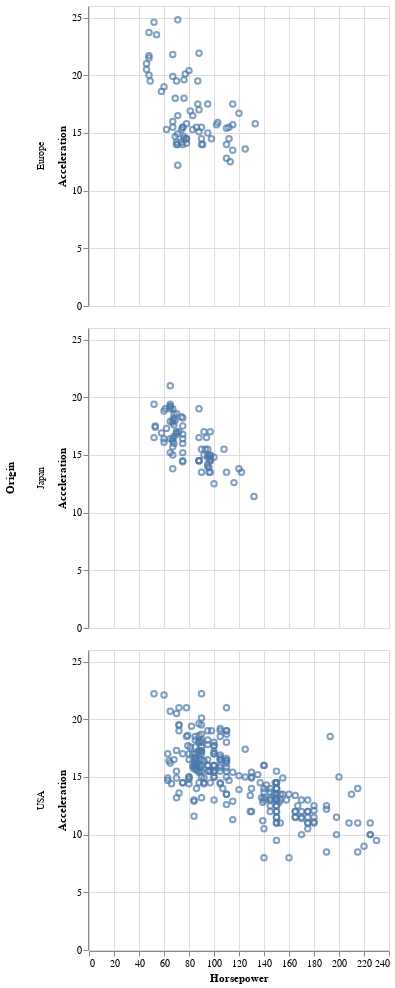

The code cell stored with this chart in its notebook:
### Markdown cell above
The `column` and `row` channels allow you to create a grid of separate sub-charts, with common axes:

### Code cell
alt.Chart(cars).mark_point().encode(
    x='Horsepower',
    y='Acceleration',
    row='Origin'
).configure_cell(width=300, height=150)

### Figure 1 — Vega-Lite specification as saved in the notebook (floating-point values rounded to 4 significant figures; data arrays with more than 128 entries replaced by an {"elided": "..."} marker saying what was removed)
{"$schema": "https://vega.github.io/schema/vega-lite/v1.2.1.json", "config": {"cell": {"height": 150, "width": 300}}, "data": {"values": {"elided": "406 records"}}, "encoding": {"row": {"field": "Origin", "type": "nominal"}, "x": {"field": "Horsepower", "type": "quantitative"}, "y": {"field": "Acceleration", "type": "quantitative"}}, "mark": "point"}
